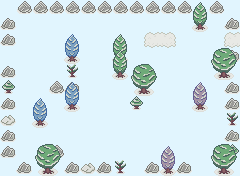

A 2D game scene composited from a Tiled map and its tileset images. What follows is a short description and the map's XML, with each tile layer's data collapsed to a summary:
An orthogonal 15x11 tile map with 16x16 px tiles, 2 tile layers (Tile Layer 1, Tile Layer 2), 4 tilesets and 3 objects (2x Door).

<map version="1.9" tiledversion="1.9.0" orientation="orthogonal" renderorder="right-down" width="15" height="11" tilewidth="16" tileheight="16" infinite="0" backgroundcolor="#e1f5fe" nextlayerid="10" nextobjectid="48">
 <properties>
  <property name="map-name" value="Mitsu Forest" />
  <property name="music" value="forest" />
 </properties>
 <tileset firstgid="1" source="../tilesets/outdoor-1.tsx" />
 <tileset firstgid="129" source="../tilesets/monsters.tsx" />
 <tileset firstgid="204" source="../tilesets/basic.tsx" />
 <tileset firstgid="228" source="../tilesets/npc_common.tsx" />
 <layer id="1" name="Tile Layer 1" width="15" height="11">
  <data>[165 cells, 58 non-empty, 12 distinct tile ids]</data>
 </layer>
 <objectgroup id="9" name="npc" />
 <layer id="6" name="Tile Layer 2" width="15" height="11">
  <data>[165 cells, 16 non-empty, 5 distinct tile ids]</data>
 </layer>
 <objectgroup id="8" name="items">
  <object id="46" gid="221" x="32" y="112" width="16" height="16">
   <properties>
    <property name="itemId" value="gem_2" />
   </properties>
  </object>
 </objectgroup>
 <objectgroup id="2" name="spawn points">
  <object id="36" class="Door" x="224" y="32" width="16" height="16">
   <properties>
    <property name="mainDoor" type="bool" value="true" />
    <property name="orientation" type="int" value="3" />
    <property name="roomId" value="19" />
   </properties>
  </object>
  <object id="38" class="Door" x="192" y="160" width="16" height="16">
   <properties>
    <property name="orientation" type="int" value="1" />
    <property name="roomId" value="17" />
   </properties>
  </object>
 </objectgroup>
</map>
